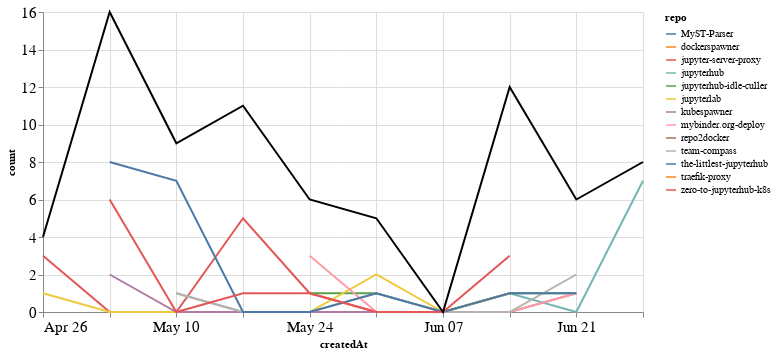

Notebook cell for this chart:
### Markdown cell above
## Comments

### Code cell
comments_time = comments.groupby('repo').resample('W', on='createdAt').count()['author'].reset_index()
comments_time = comments_time.rename(columns={'author': 'count'})
comments_time_total = comments_time.groupby('createdAt').agg({"count": "sum"}).reset_index()
ch1 = alt.Chart(comments_time, width=600).mark_line().encode(
    x='createdAt',
    y='count',
    color='repo',
    tooltip="repo"
)

ch2 = alt.Chart(comments_time_total, width=600).mark_line(color="black").encode(
    x='createdAt',
    y='count',
)

ch1 + ch2

### Figure 1 — Vega-Lite specification as saved in the notebook (floating-point values rounded to 4 significant figures)
{"config": {"axisLeft": {"labelFontSize": 15}, "axisBottom": {"labelFontSize": 15}}, "layer": [{"data": {"name": "data-364ec3d41d92d3cc722aa2e1fcd3691b"}, "mark": "line", "encoding": {"color": {"type": "nominal", "field": "repo"}, "tooltip": {"type": "nominal", "field": "repo"}, "x": {"type": "temporal", "field": "createdAt"}, "y": {"type": "quantitative", "field": "count"}}, "width": 600}, {"data": {"name": "data-af062f4a64f1fd1f4859e0338730bf5d"}, "mark": {"type": "line", "color": "black"}, "encoding": {"x": {"type": "temporal", "field": "createdAt"}, "y": {"type": "quantitative", "field": "count"}}, "width": 600}], "$schema": "https://vega.github.io/schema/vega-lite/v4.8.1.json", "datasets": {"data-364ec3d41d92d3cc722aa2e1fcd3691b": [{"repo": "MyST-Parser", "createdAt": "2020-06-28T00:00:00", "count": 1}, {"repo": "dockerspawner", "createdAt": "2020-06-14T00:00:00", "count": 4}, {"repo": "jupyter-server-proxy", "createdAt": "2020-04-26T00:00:00", "count": 3}, {"repo": "jupyter-server-proxy", "createdAt": "2020-05-03T00:00:00", "count": 0}, {"repo": "jupyter-server-proxy", "createdAt": "2020-05-10T00:00:00", "count": 0}, {"repo": "jupyter-server-proxy", "createdAt": "2020-05-17T00:00:00", "count": 5}, {"repo": "jupyter-server-proxy", "createdAt": "2020-05-24T00:00:00", "count": 1}, {"repo": "jupyter-server-proxy", "createdAt": "2020-05-31T00:00:00", "count": 0}, {"repo": "jupyter-server-proxy", "createdAt": "2020-06-07T00:00:00", "count": 0}, {"repo": "jupyter-server-proxy", "createdAt": "2020-06-14T00:00:00", "count": 1}, {"repo": "jupyterhub", "createdAt": "2020-05-10T00:00:00", "count": 1}, {"repo": "jupyterhub", "createdAt": "2020-05-17T00:00:00", "count": 0}, {"repo": "jupyterhub", "createdAt": "2020-05-24T00:00:00", "count": 0}, {"repo": "jupyterhub", "createdAt": "2020-05-31T00:00:00", "count": 0}, {"repo": "jupyterhub", "createdAt": "2020-06-07T00:00:00", "count": 0}, {"repo": "jupyterhub", "createdAt": "2020-06-14T00:00:00", "count": 1}, {"repo": "jupyterhub", "createdAt": "2020-06-21T00:00:00", "count": 0}, {"repo": "jupyterhub", "createdAt": "2020-06-28T00:00:00", "count": 7}, {"repo": "jupyterhub-idle-culler", "createdAt": "2020-05-24T00:00:00", "count": 1}, {"repo": "jupyterhub-idle-culler", "createdAt": "2020-05-31T00:00:00", "count": 1}, {"repo": "jupyterhub-idle-culler", "createdAt": "2020-06-07T00:00:00", "count": 0}, {"repo": "jupyterhub-idle-culler", "createdAt": "2020-06-14T00:00:00", "count": 1}, {"repo": "jupyterhub-idle-culler", "createdAt": "2020-06-21T00:00:00", "count": 1}, {"repo": "jupyterlab", "createdAt": "2020-04-26T00:00:00", "count": 1}, {"repo": "jupyterlab", "createdAt": "2020-05-03T00:00:00", "count": 0}, {"repo": "jupyterlab", "createdAt": "2020-05-10T00:00:00", "count": 0}, {"repo": "jupyterlab", "createdAt": "2020-05-17T00:00:00", "count": 0}, {"repo": "jupyterlab", "createdAt": "2020-05-24T00:00:00", "count": 0}, {"repo": "jupyterlab", "createdAt": "2020-05-31T00:00:00", "count": 2}, {"repo": "jupyterlab", "createdAt": "2020-06-07T00:00:00", "count": 0}, {"repo": "jupyterlab", "createdAt": "2020-06-14T00:00:00", "count": 1}, {"repo": "kubespawner", "createdAt": "2020-05-03T00:00:00", "count": 2}, {"repo": "kubespawner", "createdAt": "2020-05-10T00:00:00", "count": 0}, {"repo": "kubespawner", "createdAt": "2020-05-17T00:00:00", "count": 0}, {"repo": "kubespawner", "createdAt": "2020-05-24T00:00:00", "count": 0}, {"repo": "kubespawner", "createdAt": "2020-05-31T00:00:00", "count": 0}, {"repo": "kubespawner", "createdAt": "2020-06-07T00:00:00", "count": 0}, {"repo": "kubespawner", "createdAt": "2020-06-14T00:00:00", "count": 0}, {"repo": "kubespawner", "createdAt": "2020-06-21T00:00:00", "count": 1}, {"repo": "mybinder.org-deploy", "createdAt": "2020-05-24T00:00:00", "count": 3}, {"repo": "mybinder.org-deploy", "createdAt": "2020-05-31T00:00:00", "count": 0}, {"repo": "mybinder.org-deploy", "createdAt": "2020-06-07T00:00:00", "count": 0}, {"repo": "mybinder.org-deploy", "createdAt": "2020-06-14T00:00:00", "count": 0}, {"repo": "mybinder.org-deploy", "createdAt": "2020-06-21T00:00:00", "count": 1}, {"repo": "repo2docker", "createdAt": "2020-05-17T00:00:00", "count": 1}, {"repo": "team-compass", "createdAt": "2020-05-10T00:00:00", "count": 1}, {"repo": "team-compass", "createdAt": "2020-05-17T00:00:00", "count": 0}, {"repo": "team-compass", "createdAt": "2020-05-24T00:00:00", "count": 0}, {"repo": "team-compass", "createdAt": "2020-05-31T00:00:00", "count": 1}, {"repo": "team-compass", "createdAt": "2020-06-07T00:00:00", "count": 0}, {"repo": "team-compass", "createdAt": "2020-06-14T00:00:00", "count": 0}, {"repo": "team-compass", "createdAt": "2020-06-21T00:00:00", "count": 2}, {"repo": "the-littlest-jupyterhub", "createdAt": "2020-05-03T00:00:00", "count": 8}, {"repo": "the-littlest-jupyterhub", "createdAt": "2020-05-10T00:00:00", "count": 7}, {"repo": "the-littlest-jupyterhub", "createdAt": "2020-05-17T00:00:00", "count": 0}, {"repo": "the-littlest-jupyterhub", "createdAt": "2020-05-24T00:00:00", "count": 0}, {"repo": "the-littlest-jupyterhub", "createdAt": "2020-05-31T00:00:00", "count": 1}, {"repo": "the-littlest-jupyterhub", "createdAt": "2020-06-07T00:00:00", "count": 0}, {"repo": "the-littlest-jupyterhub", "createdAt": "2020-06-14T00:00:00", "count": 1}, {"repo": "the-littlest-jupyterhub", "createdAt": "2020-06-21T00:00:00", "count": 1}, {"repo": "traefik-proxy", "createdAt": "2020-05-17T00:00:00", "count": 4}, {"repo": "zero-to-jupyterhub-k8s", "createdAt": "2020-05-03T00:00:00", "count": 6}, {"repo": "zero-to-jupyterhub-k8s", "createdAt": "2020-05-10T00:00:00", "count": 0}, {"repo": "zero-to-jupyterhub-k8s", "createdAt": "2020-05-17T00:00:00", "count": 1}, {"repo": "zero-to-jupyterhub-k8s", "createdAt": "2020-05-24T00:00:00", "count": 1}, {"repo": "zero-to-jupyterhub-k8s", "createdAt": "2020-05-31T00:00:00", "count": 0}, {"repo": "zero-to-jupyterhub-k8s", "createdAt": "2020-06-07T00:00:00", "count": 0}, {"repo": "zero-to-jupyterhub-k8s", "createdAt": "2020-06-14T00:00:00", "count": 3}], "data-af062f4a64f1fd1f4859e0338730bf5d": [{"createdAt": "2020-04-26T00:00:00", "count": 4}, {"createdAt": "2020-05-03T00:00:00", "count": 16}, {"createdAt": "2020-05-10T00:00:00", "count": 9}, {"createdAt": "2020-05-17T00:00:00", "count": 11}, {"createdAt": "2020-05-24T00:00:00", "count": 6}, {"createdAt": "2020-05-31T00:00:00", "count": 5}, {"createdAt": "2020-06-07T00:00:00", "count": 0}, {"createdAt": "2020-06-14T00:00:00", "count": 12}, {"createdAt": "2020-06-21T00:00:00", "count": 6}, {"createdAt": "2020-06-28T00:00:00", "count": 8}]}}
